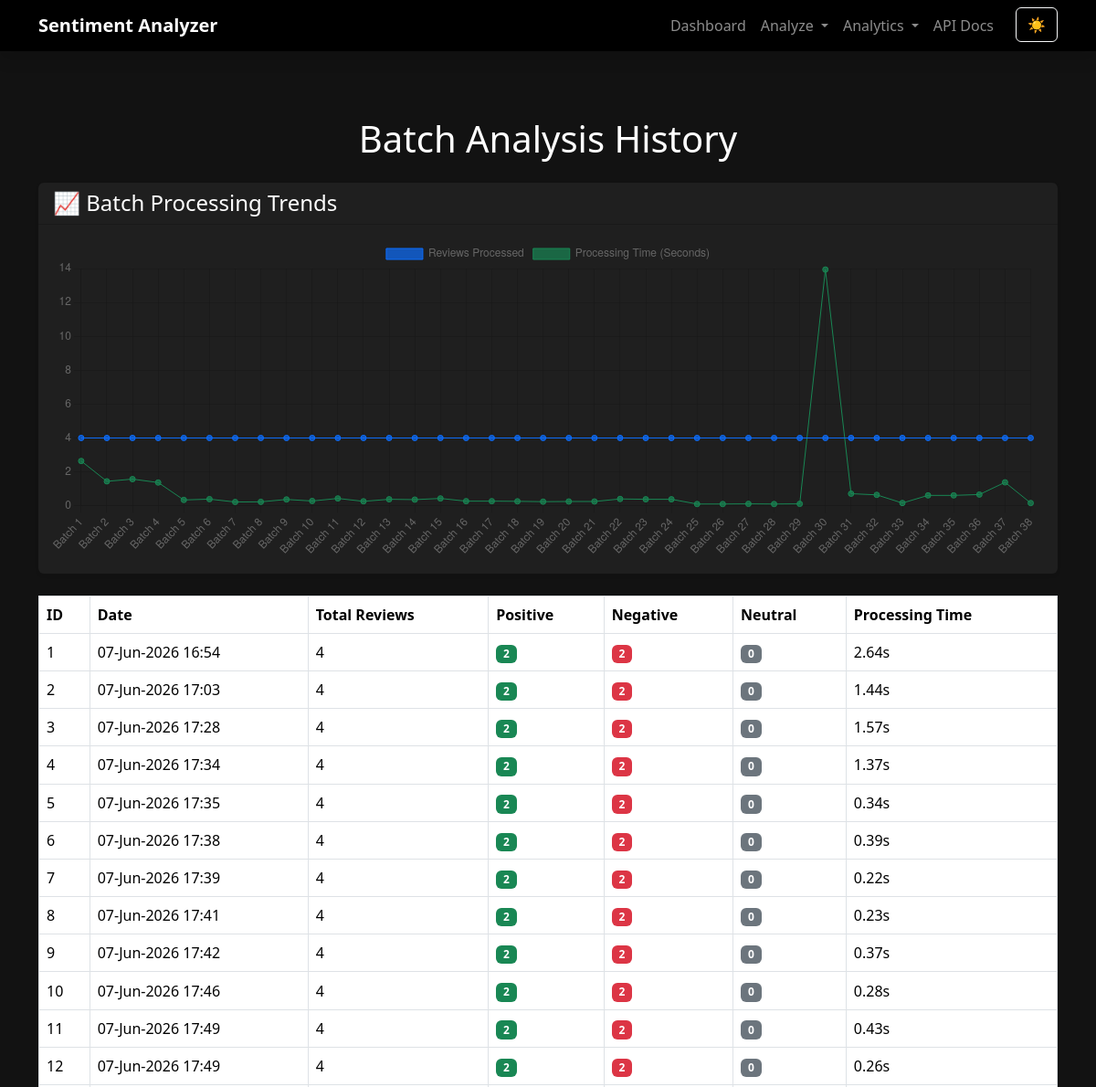
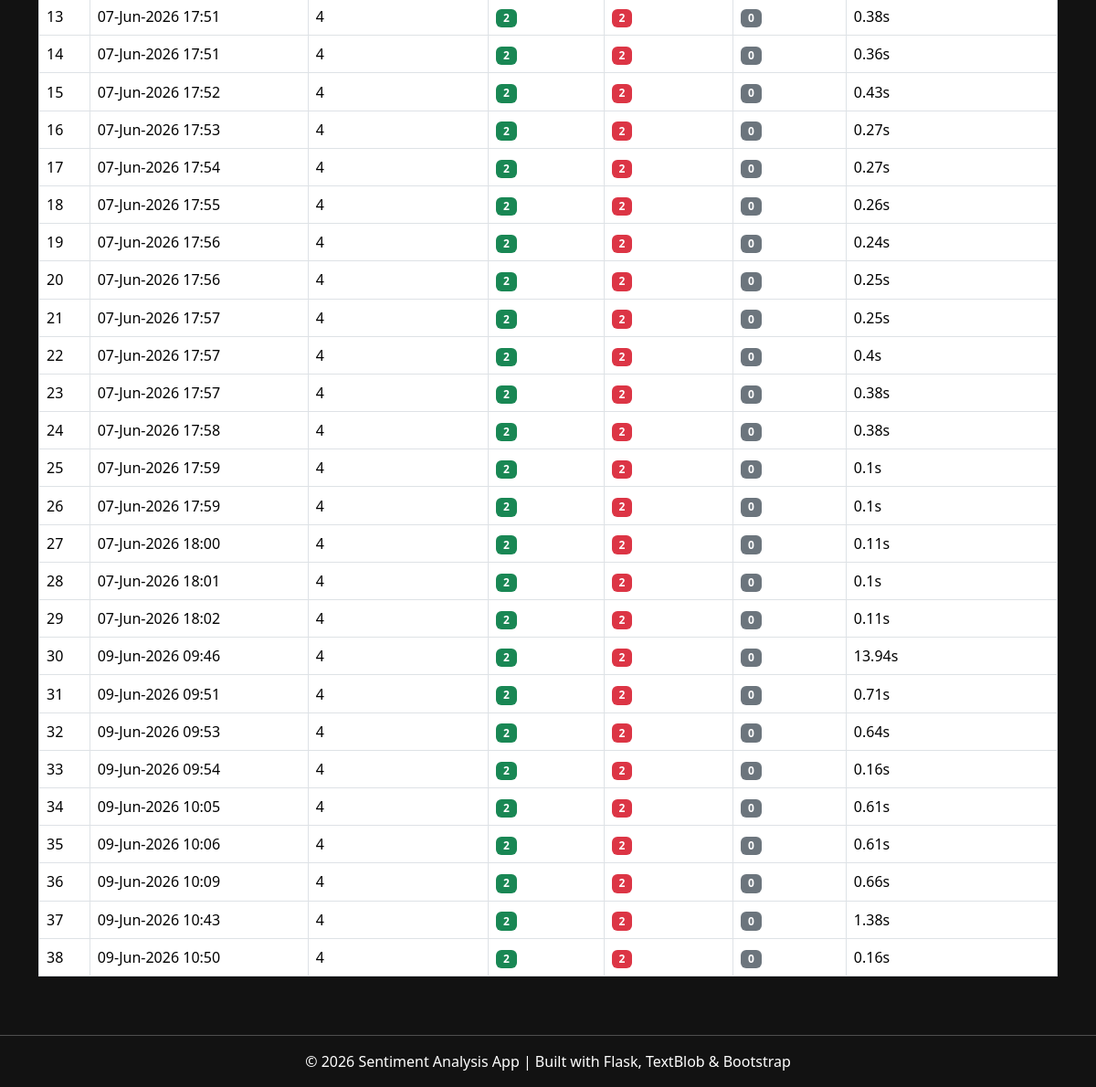
The app's page /batch-history with its own data (2 pictures, top to bottom).
### models.py (models this page shows, shortened)
class BatchReport(db.Model):
    id = db.Column(
        db.Integer,
        primary_key=True
    )
    total_reviews = db.Column(
        db.Integer
    )
    positive = db.Column(
        db.Integer
    )
    negative = db.Column(
        db.Integer
    )
    neutral = db.Column(
        db.Integer
    )
    processing_time = db.Column(
        db.Float
    )
    created_at = db.Column(
        db.DateTime,
        default=datetime.utcnow
    )

### app.py (the view)
@app.route("/batch-history")
def batch_history():
    reports = BatchReport.query.order_by(
        BatchReport.created_at.asc()
    ).all()
    chart_labels = [
        f"Batch {report.id}"
        for report in reports
    ]
    chart_reviews = [
        report.total_reviews
        for report in reports
    ]
    chart_time = [
        report.processing_time
        for report in reports
    ]
    return render_template(
        "batch_history.html",
        reports=reports,
        chart_labels=chart_labels,
        chart_reviews=chart_reviews,
        chart_time=chart_time
    )

### templates/batch_history.html (shortened to what this page needs)
{% extends "base.html" %}
{% block content %}
<div class="container mt-5">
    <h1 class="text-center mb-4">
        Batch Analysis History
    </h1>
    <div class="card shadow-sm border-0 mb-4">
    <div class="card-header">
        <h4 class="mb-0">
            📈 Batch Processing Trends
        </h4>
    </div>
    <div class="card-body">
        <div style="height:350px;">
            <canvas id="historyChart"></canvas>
        </div>
    </div>
</div>
    <div class="table-responsive">
        <table
            class="table table-bordered table-hover align-middle">
            <thead>
                <tr>
                    <th>ID</th>
                    <th>Date</th>
                    <th>Total Reviews</th>
                    <th>Positive</th>
                    <th>Negative</th>
                    <th>Neutral</th>
                    <th>Processing Time</th>
                </tr>
            </thead>
            <tbody>
                {% for report in reports %}
                <tr>
                    <td>
                        {{ report.id }}
                    </td>
                    <td>
                        {{ report.created_at.strftime('%d-%b-%Y %H:%M') }}
                    </td>
                    <td>
                        {{ report.total_reviews }}
                    </td>
                    <td>
                        <span class="badge bg-success">
                            {{ report.positive }}
                        </span>
                    </td>
                    <td>
                        <span class="badge bg-danger">
                            {{ report.negative }}
                        </span>
                    </td>
                    <td>
                        <span class="badge bg-secondary">
                            {{ report.neutral }}
                        </span>
                    </td>
                    <td>
                        {{ report.processing_time }}s
                    </td>
                </tr>
                {% endfor %}
            </tbody>
        </table>
    </div>
</div>
<script>
const labels = JSON.parse(
    '{{ chart_labels | tojson }}'
);
const reviews = JSON.parse(
    '{{ chart_reviews | tojson }}'
);
const times = JSON.parse(
    '{{ chart_time | tojson }}'
);
const ctx = document.getElementById(
    "historyChart"
);
new Chart(ctx, {
    type: "line",
    data: {
        labels: labels,
        datasets: [
            {
                label: "Reviews Processed",
                data: reviews,
                backgroundColor:
                    "rgba(13,110,253,0.7)",
                borderColor:
                    "#0d6efd",
                borderWidth: 1
            },
            {
                label: "Processing Time (Seconds)",
                data: times,
                backgroundColor:
                    "rgba(25,135,84,0.7)",
                borderColor:
                    "#198754",
                borderWidth: 1
            }
        ]
    },
    options: {
        responsive: true,
        maintainAspectRatio: false,
        plugins: {
            legend: {
                position: "top"
            }
        },
        scales: {
            y: {
                beginAtZero: true
            }
        }
    }
});
</script>
{% endblock %}

### static/style.css (style rules this page uses)
body.dark-theme { background-color: #121212; color: white; }
body.dark-theme .card { background-color: #1f1f1f; color: white; border: 1px solid #333; }
thead th { position: sticky; top: 0; z-index: 10; }
body { padding-top: 80px; }

### records on screen
BatchReport: id "1", created_at "07-Jun-2026 16:54", total_reviews "4", positive "2", negative "2", neutral "0", processing_time "2.64"
BatchReport: id "2", created_at "07-Jun-2026 17:03", total_reviews "4", positive "2", negative "2", neutral "0", processing_time "1.44"
BatchReport: id "3", created_at "07-Jun-2026 17:28", total_reviews "4", positive "2", negative "2", neutral "0", processing_time "1.57"
BatchReport: id "4", created_at "07-Jun-2026 17:34", total_reviews "4", positive "2", negative "2", neutral "0", processing_time "1.37"
BatchReport: id "5", created_at "07-Jun-2026 17:35", total_reviews "4", positive "2", negative "2", neutral "0", processing_time "0.34"
BatchReport: id "6", created_at "07-Jun-2026 17:38", total_reviews "4", positive "2", negative "2", neutral "0", processing_time "0.39"
BatchReport: id "7", created_at "07-Jun-2026 17:39", total_reviews "4", positive "2", negative "2", neutral "0", processing_time "0.22"
BatchReport: id "8", created_at "07-Jun-2026 17:41", total_reviews "4", positive "2", negative "2", neutral "0", processing_time "0.23"
BatchReport: id "9", created_at "07-Jun-2026 17:42", total_reviews "4", positive "2", negative "2", neutral "0", processing_time "0.37"
BatchReport: id "10", created_at "07-Jun-2026 17:46", total_reviews "4", positive "2", negative "2", neutral "0", processing_time "0.28"
BatchReport: id "11", created_at "07-Jun-2026 17:49", total_reviews "4", positive "2", negative "2", neutral "0", processing_time "0.43"
BatchReport: id "12", created_at "07-Jun-2026 17:49", total_reviews "4", positive "2", negative "2", neutral "0", processing_time "0.26"
BatchReport: id "13", created_at "07-Jun-2026 17:51", total_reviews "4", positive "2", negative "2", neutral "0", processing_time "0.38"
BatchReport: id "14", created_at "07-Jun-2026 17:51", total_reviews "4", positive "2", negative "2", neutral "0", processing_time "0.36"
BatchReport: id "15", created_at "07-Jun-2026 17:52", total_reviews "4", positive "2", negative "2", neutral "0", processing_time "0.43"
BatchReport: id "16", created_at "07-Jun-2026 17:53", total_reviews "4", positive "2", negative "2", neutral "0", processing_time "0.27"
BatchReport: id "17", created_at "07-Jun-2026 17:54", total_reviews "4", positive "2", negative "2", neutral "0", processing_time "0.27"
BatchReport: id "18", created_at "07-Jun-2026 17:55", total_reviews "4", positive "2", negative "2", neutral "0", processing_time "0.26"
BatchReport: id "19", created_at "07-Jun-2026 17:56", total_reviews "4", positive "2", negative "2", neutral "0", processing_time "0.24"
BatchReport: id "20", created_at "07-Jun-2026 17:56", total_reviews "4", positive "2", negative "2", neutral "0", processing_time "0.25"
BatchReport: id "21", created_at "07-Jun-2026 17:57", total_reviews "4", positive "2", negative "2", neutral "0", processing_time "0.25"
BatchReport: id "22", created_at "07-Jun-2026 17:57", total_reviews "4", positive "2", negative "2", neutral "0", processing_time "0.4"
BatchReport: id "23", created_at "07-Jun-2026 17:57", total_reviews "4", positive "2", negative "2", neutral "0", processing_time "0.38"
BatchReport: id "24", created_at "07-Jun-2026 17:58", total_reviews "4", positive "2", negative "2", neutral "0", processing_time "0.38"
BatchReport: id "25", created_at "07-Jun-2026 17:59", total_reviews "4", positive "2", negative "2", neutral "0", processing_time "0.1"
BatchReport: id "26", created_at "07-Jun-2026 17:59", total_reviews "4", positive "2", negative "2", neutral "0", processing_time "0.1"
BatchReport: id "27", created_at "07-Jun-2026 18:00", total_reviews "4", positive "2", negative "2", neutral "0", processing_time "0.11"
BatchReport: id "28", created_at "07-Jun-2026 18:01", total_reviews "4", positive "2", negative "2", neutral "0", processing_time "0.1"
BatchReport: id "29", created_at "07-Jun-2026 18:02", total_reviews "4", positive "2", negative "2", neutral "0", processing_time "0.11"
BatchReport: id "30", created_at "09-Jun-2026 09:46", total_reviews "4", positive "2", negative "2", neutral "0", processing_time "13.94"
BatchReport: id "31", created_at "09-Jun-2026 09:51", total_reviews "4", positive "2", negative "2", neutral "0", processing_time "0.71"
BatchReport: id "32", created_at "09-Jun-2026 09:53", total_reviews "4", positive "2", negative "2", neutral "0", processing_time "0.64"
BatchReport: id "33", created_at "09-Jun-2026 09:54", total_reviews "4", positive "2", negative "2", neutral "0", processing_time "0.16"
BatchReport: id "34", created_at "09-Jun-2026 10:05", total_reviews "4", positive "2", negative "2", neutral "0", processing_time "0.61"
BatchReport: id "35", created_at "09-Jun-2026 10:06", total_reviews "4", positive "2", negative "2", neutral "0", processing_time "0.61"
BatchReport: id "36", created_at "09-Jun-2026 10:09", total_reviews "4", positive "2", negative "2", neutral "0", processing_time "0.66"
BatchReport: id "37", created_at "09-Jun-2026 10:43", total_reviews "4", positive "2", negative "2", neutral "0", processing_time "1.38"
BatchReport: id "38", created_at "09-Jun-2026 10:50", total_reviews "4", positive "2", negative "2", neutral "0", processing_time "0.16"

### other values on screen
chart data {{ chart_reviews | tojson }} [4, 4, 4, 4, 4, 4, 4, 4, 4, 4, 4, 4, 4, 4, 4, 4, 4, 4, 4, 4, 4, 4, 4, 4, 4, 4, 4, 4, 4, 4, 4, 4, 4, 4, 4, 4, 4, 4]
chart data {{ chart_time | tojson }} [2.64, 1.44, 1.57, 1.37, 0.34, 0.39, 0.22, 0.23, 0.37, 0.28, 0.43, 0.26, 0.38, 0.36, 0.43, 0.27, 0.27, 0.26, 0.24, 0.25, 0.25, 0.4, 0.38, 0.38, 0.1, 0.1, 0.11, 0.1, 0.11, 13.94, 0.71, 0.64, 0.16, 0.61, 0.61, 0.66, 1.38, 0.16]
